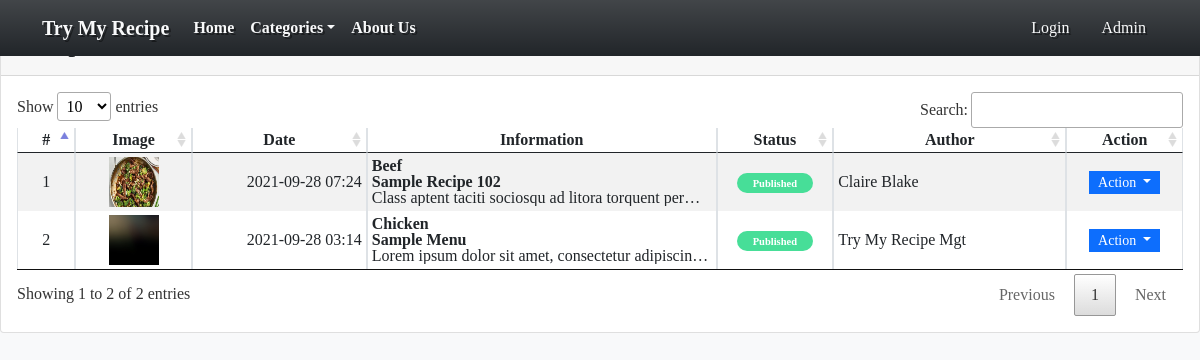
/?page=recipes (signed in), run on the app's committed database.
### tables this page shows
CREATE TABLE `recipe_list` (
            `recipe_id` INTEGER NOT NULL PRIMARY KEY AUTOINCREMENT,
            `category_id` INTEGER NOT NULL,
            `user_id` INTEGER NOT NULL,
            `title` TEXT NOT NULL,
            `description` TEXT NOT NULL,
            `ingredients` TEXT NOT NULL,
            `step` TEXT NOT NULL,
            `other_info` TEXT NOT NULL,
            `status` INTEGER NOT NULL,
            `date_created` TIMESTAMP NOT NULL DEFAULT CURRENT_TIMESTAMP,
            FOREIGN KEY(`category_id`) REFERENCES `category_list`(`category_id`) ON DELETE CASCADE
            FOREIGN KEY(`user_id`) REFERENCES `user_list`(`user_id`) ON DELETE CASCADE
        );

CREATE TABLE `category_list` (
            `category_id` INTEGER NOT NULL PRIMARY KEY AUTOINCREMENT,
            `name` TEXT NOT NULL,
            `description` TEXT NOT NULL 
        );

CREATE TABLE `user_list` (
            `user_id` INTEGER NOT NULL PRIMARY KEY AUTOINCREMENT,
            `fullname` INTEGER NOT NULL,
            `username` TEXT NOT NULL,
            `password` TEXT NOT NULL,
            `status` INTEGER NOT NULL Default 1,
            `date_created` TIMESTAMP DEFAULT CURRENT_TIMESTAMP
        );

### index.php (the view, shortened to what this page needs)
<?php
$page = isset($_GET['page']) ? $_GET['page'] : 'home';
?>
<!DOCTYPE html>
<html lang="en">
<head>
    <link rel="stylesheet" href="./Font-Awesome-master/css/all.min.css">
    <link rel="stylesheet" href="./css/bootstrap.min.css">
    <link rel="stylesheet" href="./css/jquery-ui.min.css">
    <link rel="stylesheet" href="./css/animate.css">
    <link rel="stylesheet" href="./css/custom.css">
    <link rel="stylesheet" href="./summernote/summernote-lite.min.css">
    <link rel="stylesheet" href="./DataTables/datatables.min.css">
</head>
<body class="bg-light">
    <main class="d-flex flex-column h-100">
    <nav class="fw-bold navbar navbar-expand-lg navbar-dark bg-dark position-fixed bg-gradient text-dark bg-opacity-0 w-100" id="topNavBar" style="z-index:2">
        <div class="container">
            <a class="navbar-brand" href="./">
            Try My Recipe
            </a>
            <div class="collapse navbar-collapse " id="navbarNav">
                <ul class="navbar-nav">
                    <li class="nav-item">
                        <a class="nav-link <?php echo ($page == 'home')? 'active' : '' ?>" aria-current="page" href="./">Home</a>
                    </li>
                    <li class="nav-item dropdown">
                        <a class="nav-link dropdown-toggle <?php echo in_array($page,array('categories','recipe'))? 'active' : '' ?>" data-bs-toggle="dropdown" href="#" role="button" aria-expanded="false">Categories</a>
                    </li>
                    <li class="nav-item">
                        <a class="nav-link <?php echo ($page == 'about')? 'active' : '' ?>" aria-current="page" href="./?page=about">About Us</a>
                    </li>
                </ul>
            </div>
            <div>
            <div class="">
                <?php if(isset($_SESSION['user_id'])): ?>
                    <div class="dropdown">
                    <a class="btn btn-secondary bg-transparent  text-light border-0" data-bs-toggle="dropdown" href="#" role="button" aria-expanded="false">Hi, <?php echo $_SESSION['fullname'] ?></a>
                    <ul class="dropdown-menu">
                        <li>
                            <a class="dropdown-item" href="./?page=posts">My Posts</a>
                        </li>
                        <li>
                            <a class="dropdown-item" href="./?page=manage_account">Manage Account</a>
                        </li>
                        <li>
                            <a class="dropdown-item" href="Actions.php?a=user_logout">Logout</a>
                        </li>
                    </ul>
                    </div>
                <?php else: ?>
                    <a class="btn btn-secondary bg-transparent  text-light border-0 me-1" href="./?page=login_registration" >
                    Login
                    </a>
                    <a class="btn btn-secondary bg-transparent  text-light border-0" href="./admin" >
                    Admin
                    </a>
                <?php endif; ?>
            </div>
            </div>
        </div>
    </nav>
    <div class="py-3 w-100 flex-grow-1" id="page-container">
        <?php
            include $page.'.php';
        ?>
    </div>
    </main>
</body>
</html>

### admin/recipes.php (shortened to what this page needs)
<div class="card">
    <div class="card-header d-flex justify-content-between">
        <h3 class="card-title">Recipe List</h3>
        <div class="card-tools align-middle">
            <a class="btn btn-dark btn-sm py-1 rounded-0" href="./?page=manage_recipe" id="create_new">Add New</a>
        </div>
    </div>
    <div class="card-body">
        <table class="table table-hover table-striped table-bordered">
            <colgroup>
                <col width="5%">
                <col width="10%">
                <col width="15%">
                <col width="30%">
                <col width="10%">
                <col width="20%">
                <col width="10%">
            </colgroup>
            <thead>
                <tr>
                    <th class="text-center p-0">#</th>
                    <th class="text-center p-0">Image</th>
                    <th class="text-center p-0">Date</th>
                    <th class="text-center p-0">Information</th>
                    <th class="text-center p-0">Status</th>
                    <th class="text-center p-0">Author</th>
                    <th class="text-center p-0">Action</th>
                </tr>
            </thead>
            <tbody>
                <?php
                $sql = "SELECT r.*,u.fullname as author,c.name as cname FROM recipe_list r inner join user_list u on r.user_id = u.user_id inner join category_list c on r.category_id = c.category_id order by strftime('%s',r.date_created) desc";
                $qry = $conn->query($sql);
                $i = 1;
                    while($row = $qry->fetchArray()):
                        $row['description'] = strip_tags(html_entity_decode($row['description']));
                ?>
                <tr>
                    <td class="text-center p-0"><?php echo $i++; ?></td>
                    <td class="py-0 px-1">
                    <center>
                            <img src="<?php echo '../uploads/'.$row['recipe_id'].'.png' ?>" alt="<?php echo $row['title'] ?> Image" width="50px" height="50px" class="my-1">
                        </center>
                    </td>
                    <td class="py-0 px-1 text-end"><?php echo date("Y-m-d H:i",strtotime($row['date_created'])) ?></td>
                    <td class="py-0 px-1">
                        <div class="fs-6 lh-1">
                            <span class="fw-bold"><?php echo $row['cname'] ?></span><br>
                            <span class="fw-bold"><?php echo $row['title'] ?></span><br>
                            <p class="fw-lighter truncate-1 m-0"><?php echo $row['description'] ?></p>
                        </div>
                    </td>
                    <td class="py-0 px-1 text-center">
                        <?php
                        if($row['status'] == 1){
                            echo  '<span class="py-1 px-3 badge rounded-pill bg-success"><small>Published</small></span>';
                        }else{
                            echo  '<span class="py-1 px-3 badge rounded-pill bg-danger"><small>Unpublished</small></span>';
                        }
                        ?>
                    </td>
                    <td class="py-0 px-1"><?php echo ucwords($row['author']) ?></td>
                    <td class="text-center py-0 px-1">
                        <div class="btn-group" role="group">
                            <button id="btnGroupDrop1" type="button" class="btn btn-primary dropdown-toggle btn-sm rounded-0 py-0" data-bs-toggle="dropdown" aria-expanded="false">
                            Action
                            </button>
                        </div>
                    </td>
                </tr>
                <?php endwhile; ?>
            </tbody>
        </table>
    </div>
</div>

### css/custom.css (style rules this page uses)
:root { --bs-success-rgb: 71, 222, 152 !important; }
html, body { height: 100%; width: 100%; font-family: Apple Chancery, cursive; }
#topNavBar { flex: 0 1 auto; }
.truncate-1 { overflow: hidden; text-overflow: ellipsis; display: -webkit-box; -webkit-line-clamp: 1; -webkit-box-orient: vertical; }
#topNavBar * { color: var(--bs-light) !important; text-shadow: 2px 2px #0000006b; }

### data on the page
recipe_list: shows a picture, date_created "2021-09-28 07:24", category.name "Beef", title "Sample Recipe 102", description "Class aptent taciti sociosqu ad litora torquent…", status "Published", user.fullname "Claire Blake"
recipe_list: shows a picture, date_created "2021-09-28 03:14", category.name "Chicken", title "Sample Menu", description "Lorem ipsum dolor sit amet, consectetur…", status "Published", user.fullname "Try My Recipe Mgt"
